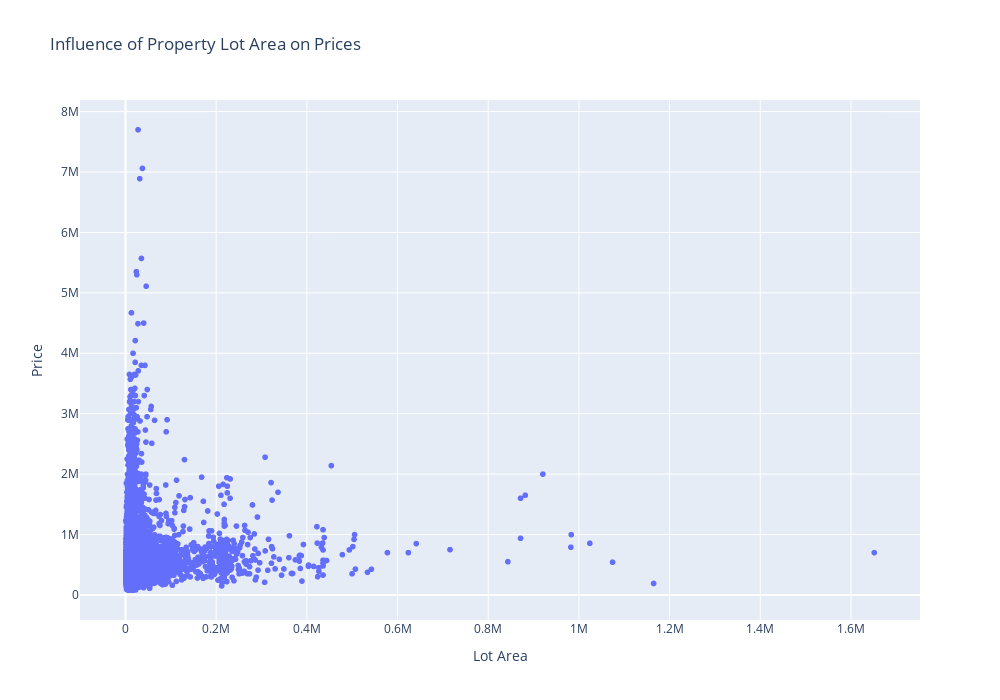

Here is the notebook cell this chart was saved with:
### Markdown cell above
Observation: grade 13 Mansion has the highest average price but they were the fewest in number.

### Code cell
# understanding influence of lot area on price

# Creating a scatterplot
fig = px.scatter(data, x='sqft_lot', y='price',
             title='Influence of Property Lot Area on Prices',
             labels={'sqft_lot': 'Lot Area', 'price': 'Price'},
             height=700, width=1000)

# Showing the plot
fig.show()

### Figure 1 — Plotly figure (JSON) as saved in the notebook; plotly's stock layout.template omitted (floating-point values rounded to 4 significant figures; data arrays with more than 128 entries replaced by an {"elided": "..."} marker saying what was removed)
{"data": [{"hovertemplate": "Lot Area=%{x}<br>Price=%{y}<extra></extra>", "legendgroup": "", "marker": {"color": "#636efa", "symbol": "circle"}, "mode": "markers", "name": "", "showlegend": false, "type": "scattergl", "x": {"elided": "21597 int values"}, "xaxis": "x", "y": {"elided": "21597 int values"}, "yaxis": "y"}], "layout": {"height": 700, "legend": {"tracegroupgap": 0}, "title": {"text": "Influence of Property Lot Area on Prices"}, "width": 1000, "xaxis": {"anchor": "y", "domain": [0, 1], "title": {"text": "Lot Area"}}, "yaxis": {"anchor": "x", "domain": [0, 1], "title": {"text": "Price"}}}}
